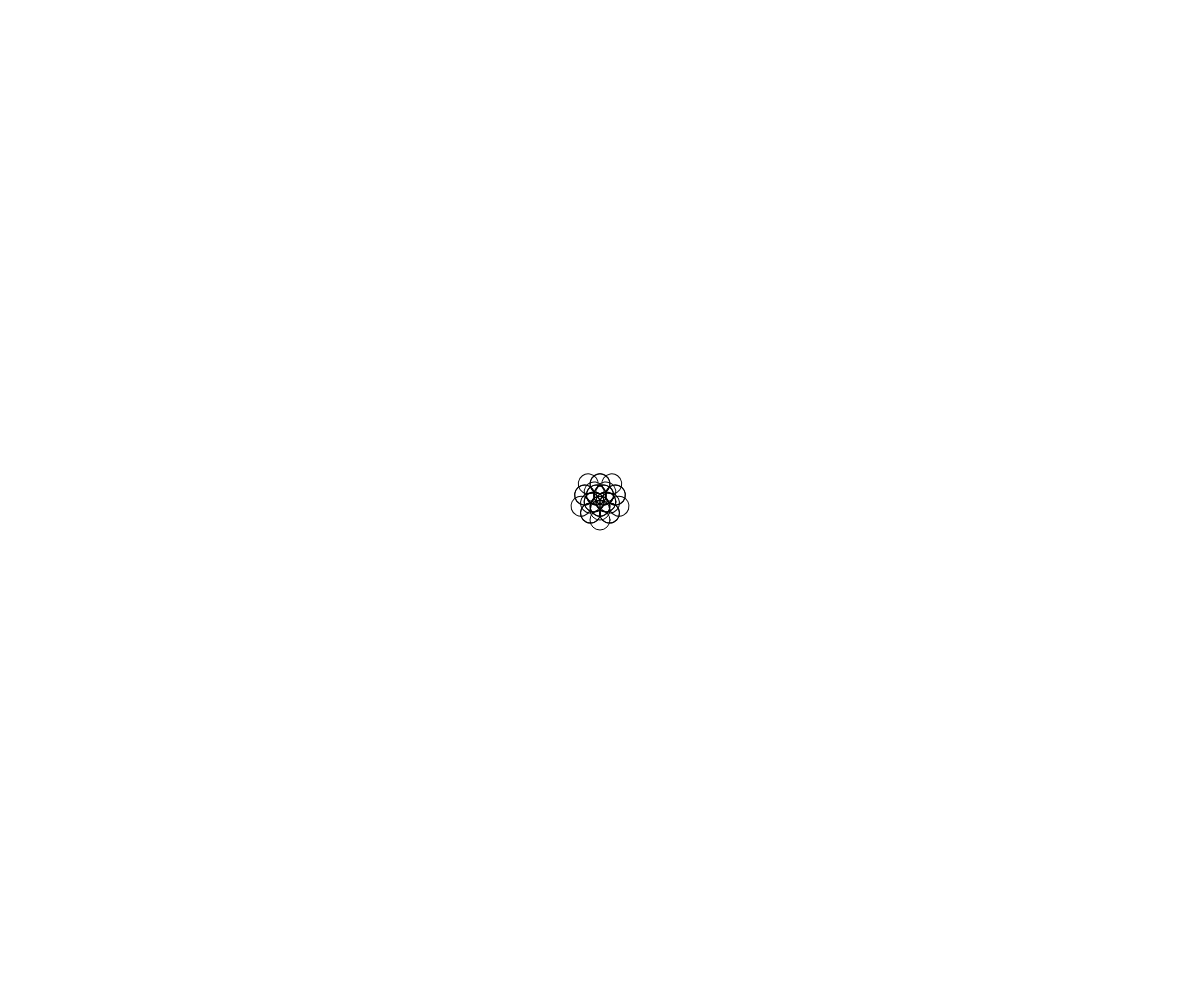
Frame 1 (no input)
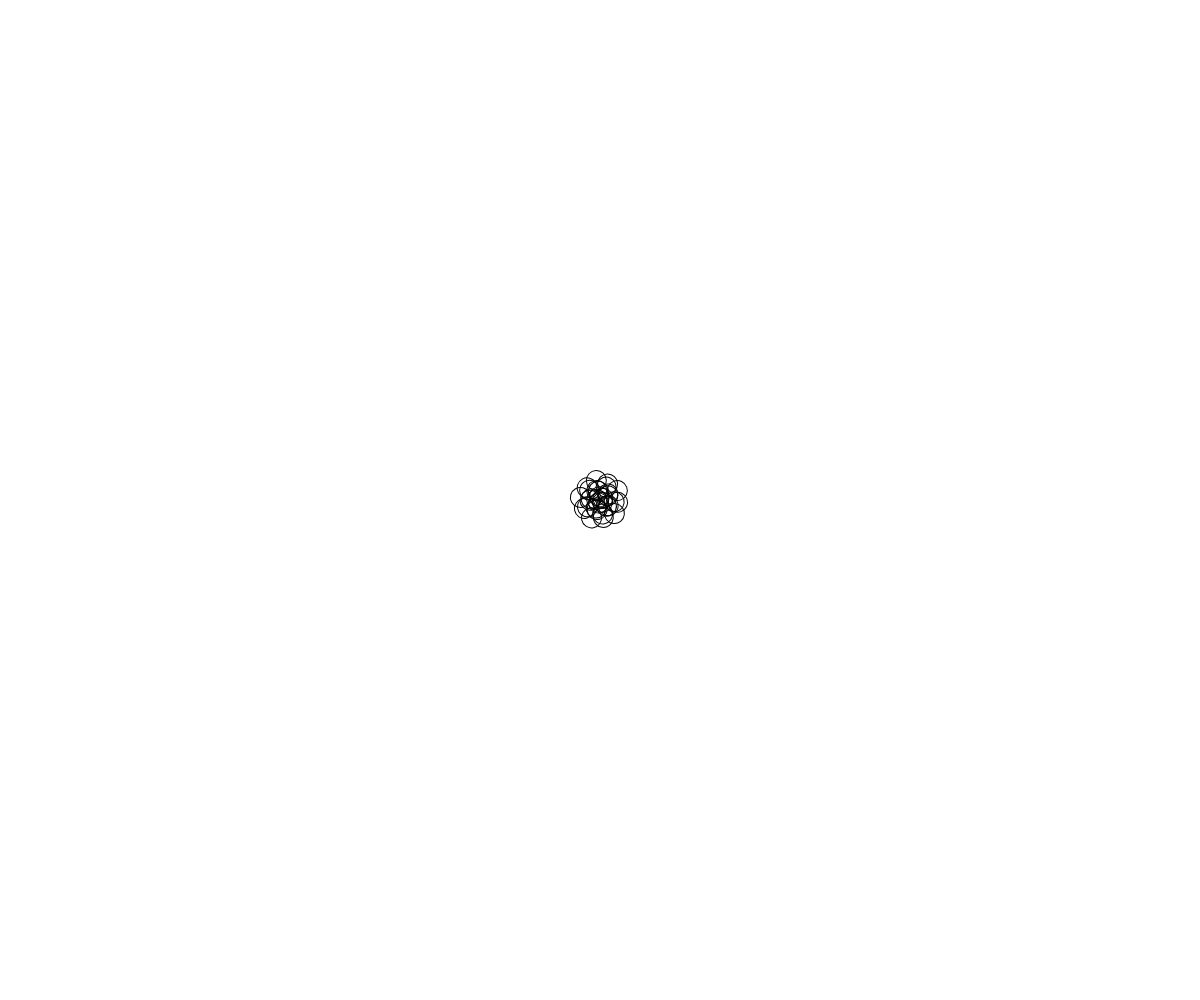
Frame 60 (no input)
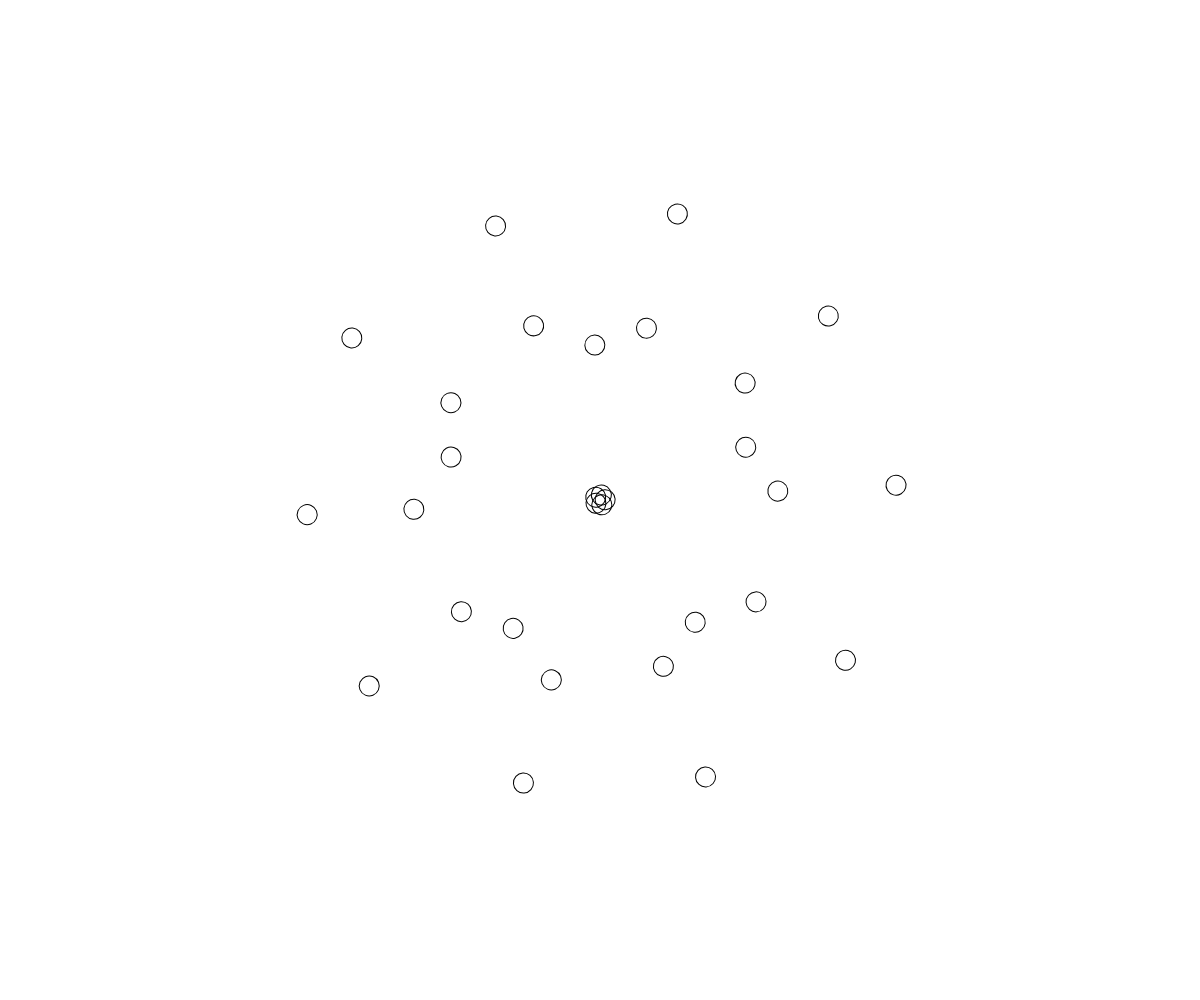
Frame 120 (the mouse pressed at the canvas centre since frame 60)

The p5.js sketch that drew these frames (run headless with seeded random() and noise() and a simulated clock; from frame 60 on, the mouse is pressed at the canvas centre):

// p5.js sketch
// ── sketch.js
var angle = 0.0;
var speed = 0.005;

function setup() {
  createCanvas(windowWidth, windowHeight);
  noFill();
}

function draw() {
  var l0 = map(mouseX, 0, width, 10, 300);
  var l1 = map(mouseY, 0, height, 10, 300);

  background(255);

  translate(width/2, height/2);
  rotate(angle);
  for (var i=0; i<5; i++) {
    push();
    rotate(i*TWO_PI/5);
    translate(0, l0);
    ellipse(0, 0, 20, 20);

    rotate(angle);
    for (var j=0; j<5; j++) {
      push();
      rotate(j*TWO_PI/5);
      translate(0, l1);
      ellipse(0, 0, 20, 20);

      pop();
    }
    pop();
  }

  angle += speed;
}
